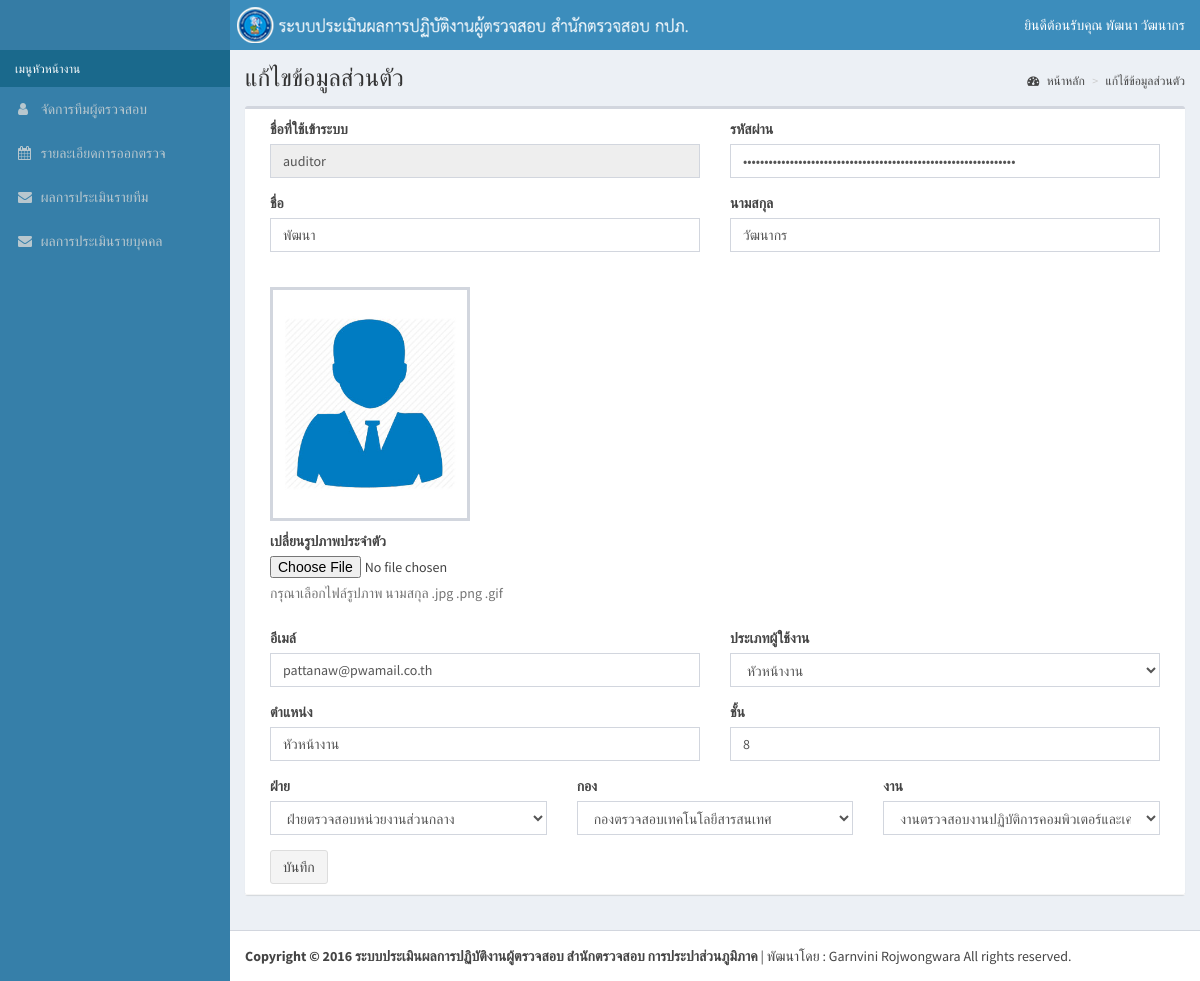
The page /user_editform.php?userID=2 (signed in) on the database its author committed.
### tables this page shows
CREATE TABLE `user` (
  `userID` int(10) NOT NULL AUTO_INCREMENT,
  `userPassword` varchar(200) DEFAULT NULL,
  `userCode` int(10) DEFAULT NULL,
  `userName` varchar(200) DEFAULT NULL,
  `userFullname` varchar(200) DEFAULT NULL,
  `userLastname` varchar(200) DEFAULT NULL,
  `userPicture` varchar(200) DEFAULT NULL,
  `userEmail` varchar(200) DEFAULT NULL,
  `usertypeID` int(10) DEFAULT NULL,
  `userPosition` varchar(200) DEFAULT NULL,
  `userLevel` int(10) DEFAULT NULL,
  `jobID` int(10) DEFAULT NULL,
  `auditorID` int(10) DEFAULT NULL,
  PRIMARY KEY (`userID`),
  KEY `user_ibfk_2` (`usertypeID`),
  KEY `auditorID` (`auditorID`),
  KEY `user_ibfk_1` (`jobID`),
  CONSTRAINT `user_ibfk_1` FOREIGN KEY (`jobID`) REFERENCES `job` (`jobID`) ON DELETE CASCADE ON UPDATE CASCADE,
  CONSTRAINT `user_ibfk_2` FOREIGN KEY (`usertypeID`) REFERENCES `usertype` (`usertypeID`),
  CONSTRAINT `user_ibfk_3` FOREIGN KEY (`auditorID`) REFERENCES `auditor` (`auditorID`)
);

CREATE TABLE `usertype` (
  `usertypeID` int(10) NOT NULL,
  `usertypeName` varchar(200) DEFAULT NULL,
  PRIMARY KEY (`usertypeID`)
);

CREATE TABLE `party` (
  `partyID` int(10) NOT NULL AUTO_INCREMENT,
  `partyName` varchar(200) DEFAULT NULL,
  `partySynName` varchar(200) DEFAULT NULL,
  PRIMARY KEY (`partyID`)
);

CREATE TABLE `division` (
  `divisionID` int(10) NOT NULL,
  `divisionName` varchar(200) DEFAULT NULL,
  `divisionSynName` varchar(200) DEFAULT NULL,
  `partyID` int(10) DEFAULT NULL,
  PRIMARY KEY (`divisionID`),
  KEY `partyID` (`partyID`),
  CONSTRAINT `division_ibfk_1` FOREIGN KEY (`partyID`) REFERENCES `party` (`partyID`) ON DELETE CASCADE ON UPDATE CASCADE
);

CREATE TABLE `job` (
  `jobID` int(10) NOT NULL,
  `jobName` varchar(200) DEFAULT NULL,
  `jobSynName` varchar(200) DEFAULT NULL,
  `divisionID` int(10) DEFAULT NULL,
  PRIMARY KEY (`jobID`),
  KEY `job_ibfk_1` (`divisionID`),
  CONSTRAINT `job_ibfk_1` FOREIGN KEY (`divisionID`) REFERENCES `division` (`divisionID`) ON DELETE CASCADE ON UPDATE CASCADE
);

### session.php (called while the page is built, shortened)
<?php
        include './db/database.php';
        $session_userID= $_SESSION['userID'];
        $qry_user = "SELECT * FROM user, usertype "
                . "WHERE userID='$session_userID' "
                . "AND user.usertypeID = usertype.usertypeID";
        $result_user = mysqli_query($link,$qry_user);
        if ($result_user) {
            $row_user = mysqli_fetch_array($result_user,MYSQLI_ASSOC);
            $s_userFullname = $row_user['userFullname'];
            $s_userLastname = $row_user['userLastname'];
            $s_userTypeID = $row_user['usertypeID'];
        }

### user_editform.php (the view, shortened to what this page needs)
<!DOCTYPE html>
<html>
  <?php
  include 'head.php';
  ?>
  <body class="hold-transition skin-blue sidebar-mini">
    <div class="wrapper">
      <?php
        include 'header.php';
      ?>
    <?php
        include 'leftside.php';
    ?>
      <div class="content-wrapper">
        <section class="content-header">
          <h1>
            แก้ไขข้อมูลส่วนตัว
          </h1>
          <ol class="breadcrumb">
              <?php
              if($s_userTypeID  == 2 || $s_userTypeID  == 3 ) {
              echo '<li><a href="index.php"><i class="fa fa-dashboard"></i> หน้าหลัก</a></li>';
              }
              else {
                  echo '<li><a href="user.php"><i class="fa fa-dashboard"></i> หน้าหลัก</a></li>';
              }
            ?>
            <li><a href="#">แก้ไข้ข้อมูลส่วนตัว</a></li>
          </ol>
        </section>
        <section class="content">
          <div class="box">
            <div class="box-header with-border">
              <div class="col-md-12">
                  <form id="form1" action="user_update.php" method="post" class="form-horizontal" novalidate>
                            <?php
                                $userID = $_GET['userID'];
                                $sql_select = "SELECT `user`.userID,`user`.userName, `user`.userFullname, "
                                        . "`user`.userPassword, `user`.userLastname, `user`.userPicture, "
                                        . "`user`.userEmail, `user`.usertypeID, `user`.userPosition, "
                                        . "`user`.userLevel, `user`.jobID, "
                                        . "usertype.usertypeName, job.jobName, "
                                        . "division.divisionID, division.divisionName, party.partyID, party.partyName FROM `user` , "
                                        . "usertype , job, division, party WHERE user.userID = '$userID' "
                                        . "AND user.usertypeID=usertype.usertypeID AND user.jobID=job.jobID "
                                        . "AND job.divisionID=division.divisionID AND division.partyID = party.partyID";
                                $result = mysqli_query($link,$sql_select);
                            while ($row = mysqli_fetch_assoc($result)) { ?>
                            <div class="form-group">
                                <div class="col-md-6">
                                <label>ชื่อที่ใช้เข้าระบบ</label>
                                <input id="userName" type="text" class="form-control" name="userName" value="<?php echo $row['userName']; ?>" readonly>
                            </div>
                            <div class="col-md-6">
                                <label>รหัสผ่าน</label>
                                <input id="userPassword" type="password" class="form-control" name="userPassword" required data-smk-msg="กรุณากรอกรหัสผ่าน" value = "<?php echo $row['userPassword']; ?>">
                            </div>
                            </div>
                            <div class="form-group">
                            <div class="col-md-6">
                                <label>ชื่อ</label>
                                <input id="userFullname" type="text" class="form-control" name="userFullname" required data-smk-msg="กรุณากรอกชื่อ" value = "<?php echo $row['userFullname']; ?>">
                            </div>
                            <div class="col-md-6">
                                <label>นามสกุล</label>
                                <input id="userLastname" type="text" class="form-control" name="userLastname" required data-smk-msg="กรุณากรอกนามสกุล" value = "<?php echo $row['userLastname']; ?>">
                            </div>
                            </div>
                            <div class="form-group">
                            <div class="col-md-12">
                                <p><br><img src="./assets/users/<?php echo (empty($row['userPicture'])? 'default.jpg' : $row['userPicture'])?>" width="200" class="img img-bordered"></p>
                                <label>เปลี่ยนรูปภาพประจำตัว</label>
                                <input type="file" id="userPicture" name="userPicture">
                                <p class="help-block">กรุณาเลือกไฟล์รูปภาพ นามสกุล .jpg .png .gif</p>
                            </div>
                            </div>
                            <div class="form-group">
                            <div class="col-md-6">
                                <label>อีเมล์</label>
                                <input type="email" class="form-control" name="userEmail" required data-smk-msg="กรุณากรอกอีเมล์" value = "<?php echo $row['userEmail']; ?>">
                            </div>
                            <div class="col-md-6">
                            <label>ประเภทผู้ใช้งาน</label><br/>
                            <select name="usertypeID" required data-smk-msg="กรุณาเลือกประเภทผู้ใช้งาน" class="form-control" >
                            <option value="<?php echo $row['usertypeID']; ?>"><?php echo $row['usertypeName']; ?></option>
                            </select>
                            </div>
                            </div>
                            <div class="form-group">
                            <div class="col-md-6">
                                <label for="userPosition">ตำแหน่ง</label>
                                <input id="userPosition" type="text" class="form-control" name="userPosition" required data-smk-msg="กรุณากรอกตำแหน่ง" value = "<?php echo $row['userPosition']; ?>">
                            </div>
                            <div class="col-md-6">
                                <label for="userLevel">ชั้น</label>
                                <input id="userLevel" type="number" class="form-control" name="userLevel" required data-smk-msg="กรุณากรอกชั้น" value = "<?php echo $row['userLevel']; ?>">
                            </div>
                            </div>
                            <div class="form-group">
                            <div class="col-md-4">
                            <label for="party">ฝ่าย</label>
                            <select name="party" id="party" required data-smk-msg="กรุณาเลือกฝ่าย" class="form-control" >
                            <option value="<?php echo $row['partyID']; ?>"><?php echo $row['partyName']; ?></option>
                            </select>
                            </div>
                            <div class="col-md-4">
                            <label for="division">กอง</label><br/>
                            <select name="division" id="division" required data-smk-msg="กรุณาเลือกกอง" class="form-control" >
                            <option value="<?php echo $row['divisionID']; ?>"><?php echo $row['divisionName']; ?></option>
                            </select>
                            </div>
                            <div class="col-md-4">
                            <label for="job">งาน</label><br/>
                            <select name="job" id="job" required data-smk-msg="กรุณาเลือกงาน" class="form-control" >
                            <option value="<?php echo $row['jobID']; ?>"><?php echo $row['jobName']; ?></option>
                            </select>
                            </div>
                                <?php  }  ?>
                            </div>
                            <button id="btn1" type="submit" class="btn btn-default">บันทึก</button>
                        </form>
                    </div>
            </div>
          </div>
        </section>
      </div>
    <?php
        include 'footer.php';
    ?>
    </div>
  </body>
</html>

### header.php (shortened to what this page needs)
<header class="main-header">
        <a href="./index.php" class="logo">
        </a>
        <nav class="navbar navbar-static-top" role="navigation">
          <span class="logo-lg"><a href="./index.php"><img src="./assets/pics/logo2.png"></a></span>
          <div class="navbar-custom-menu">
            <ul class="nav navbar-nav">
              <li class="dropdown user user-menu">
                <a href="#" class="dropdown-toggle" data-toggle="dropdown">
                  <span class="hidden-xs"><?php echo "ยินดีต้อนรับคุณ  "." ".$s_userFullname." ". $s_userLastname; ?> </a></span>
              </li>
            </ul>
          </div>
        </nav>
      </header>

### rows shown on the page
user: userFullname "พัฒนา", userLastname "วัฒนากร", userName "auditor", userEmail "pattanaw@pwamail.co.th", usertypeID "หัวหน้างาน", userPosition "หัวหน้างาน", userLevel "8", party "ฝ่ายตรวจสอบหน่วยงานส่วนกลาง", division "กองตรวจสอบเทคโนโลยีสารสนเทศ", job "งานตรวจสอบงานปฏิบัติการคอมพิวเตอร์และเครือข่าย"
